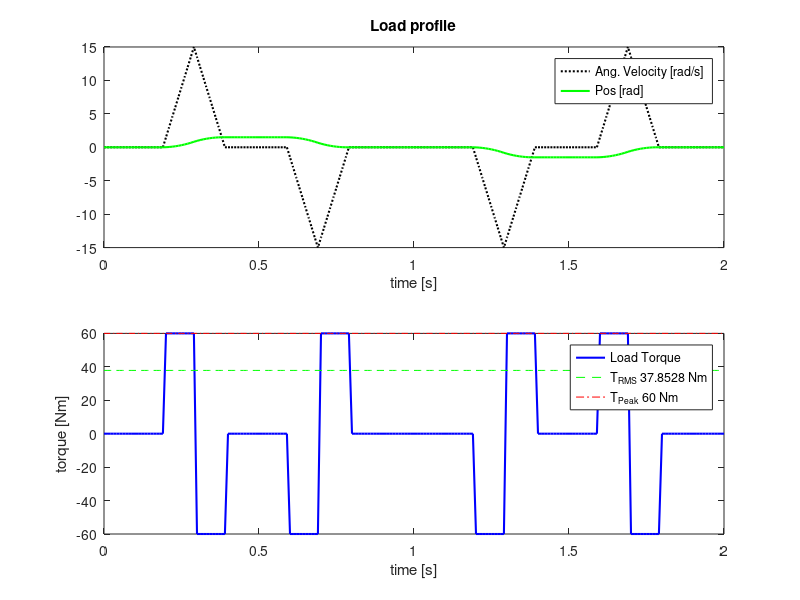
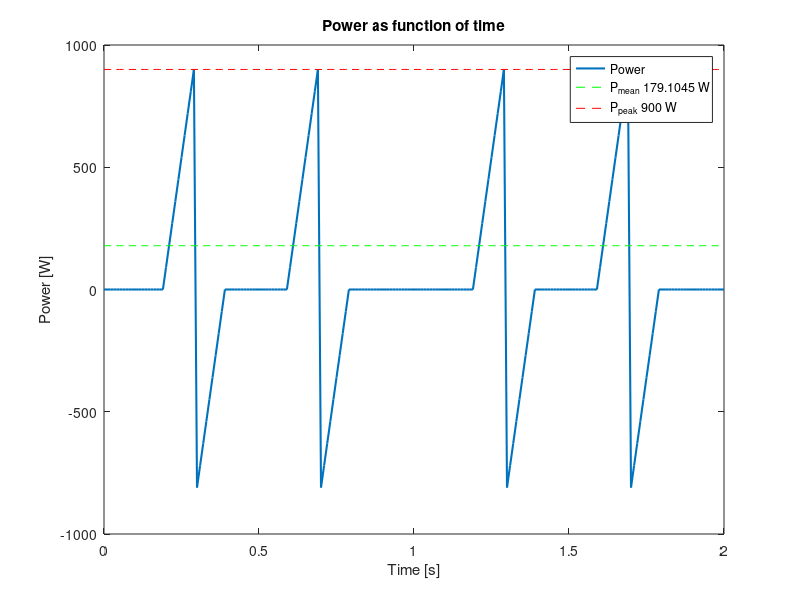

Here is the MATLAB script that generated these plots, in order:
%Example load file, this file implements an inertial load.
%Modify the file to implement the load in the design case.
%Run this file before the motor selection file is executed.
%Fredrik Roos, December 2004.
close all;
format short;
clear all;


% Acceleration, speed and position vectors.
Acc=150;
acc(1:20) = 0;
acc(21:30) = Acc;
acc(31:40) = -Acc;
acc(41:60) = 0;
acc(61:70) = -Acc;
acc(71:80) = Acc;
acc(81:120) = 0;
acc(121:130) = -Acc;
acc(131:140) = Acc;
acc(141:160) = 0;
acc(161:170) = Acc;
acc(171:180) = -Acc;
acc(181:201) = 0;

timeStep= 0.01; %resultion on load cycle
t=(0:timeStep:2); %time vector
tau = timeStep*length(t); %total time

v = t;
p = t;
summation=0;
summation2 = 0;

for i=1 : length(acc)
    summation = summation + acc(i)*timeStep;
    v(i) = summation;
    summation2= summation2 +v(i)*timeStep;
    p(i) = summation2;
end

% Load Torque vector
JL = 0.4;
Tl = JL.*acc; %Load torque


MaxLRPM = max(v)*60/(2*pi); %Maximum RPM during the loadcycle

figure
%subplot(2,1,1); plot(t,acc,'b');
hold on;

subplot(2,1,1); plot(t,v,'k:','linewidth',1.5);
hold on
subplot(2,1,1); plot(t,p,'g','linewidth',1.5);
%grid;
set(gca,'Fontsize',12)
xlabel('time [s]')
title(['Load profile'])
set(gca,'Fontsize',10)
%legend('Ang. Acceleration [rad/s^2]', 'Ang. Velocity [rad/s]', 'Pos [rad]')
legend('Ang. Velocity [rad/s]', 'Pos [rad]')



%Load constants....for RMS calculations rms = sqrt(Cr^2*n^2*k1+k2/(n^2)+2*Cr*k3)
%Torque
k1 = sum(acc.^2*timeStep)/tau;
k2 = sum(Tl.^2*timeStep)/tau;
k3 = sum(Tl.*acc*timeStep)/tau;
Tlmax = max(abs(Tl));
Tlrms = sqrt(k2);



subplot(2,1,2);plot(t,Tl,'b','linewidth',1.5);
hold on;
temp=ones(size(t))*Tlrms;
subplot(2,1,2);line(t,temp,'Color','g','LineStyle','--');
temp=ones(size(t))*Tlmax;
subplot(2,1,2);line(t,temp,'Color','r','LineStyle','-.');

set(gca,'Fontsize',12)
%grid;
xlabel('time [s]')
ylabel('torque [Nm]')
set(gca,'Fontsize',10)
legend('Load Torque', ['T_{RMS} ', num2str(Tlrms(1)),' Nm'], ['T_{Peak} ', num2str(Tlmax(1)),' Nm'])

%print -depsc -tiff -f load.eps

%Power...T*w
figure
Pl = Tl.*v;
plot(t,Pl,'linewidth',1.5);
%grid;
Plmean=norm(Pl,1)*timeStep/tau;
Plmax=max(Pl);
hold on
line(t,ones(size(t))*Plmean,'Color','g','LineStyle','--')
line(t,ones(size(t))*Plmax,'Color','r','LineStyle','--')
title('Power as function of time');
xlabel('Time [s]')
ylabel('Power [W]')
legend('Power',['P_{mean} ',num2str(Plmean(1)),' W'],['P_{peak} ',num2str(Plmax(1)),' W']);

%Energy
%Only positive energy are comming in to the system...

Wtemp =Pl;
for i=1:length(Wtemp)
    if(Wtemp(i) < 0)
        Wtemp(i) = 0;
    end
end
    
Wload = sum(Wtemp*timeStep);
